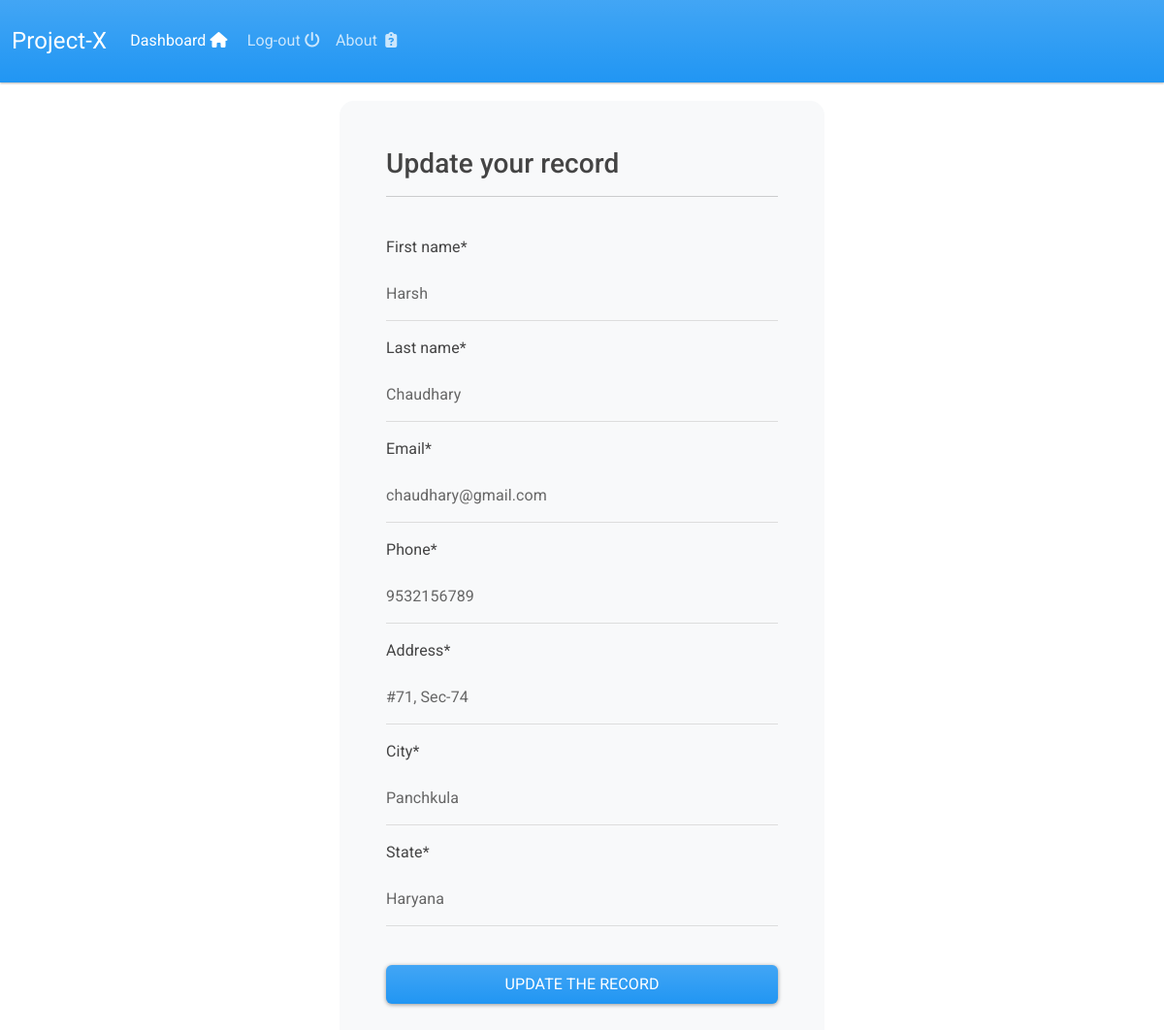
Page /update-record/2 (signed in) on the committed database.
### webapp/models.py (models this page shows, shortened)
class Record(models.Model):
    creation_date = models.DateTimeField(auto_now_add = True)
    first_name = models.CharField(max_length =50)
    last_name = models.CharField(max_length =50)
    email = models.EmailField(max_length =100)
    phone = models.CharField(max_length = 12)
    address = models.CharField(max_length=400)
    city = models.CharField(max_length=50)
    state = models.CharField(max_length = 50)

### webapp/views.py (the view)
# urls.py: path("update-record/<int:pk>", update_record, name="update-record"),
@login_required
def update_record(request, pk):
    record = Record.objects.filter(id=pk).first()
    if not record:
        return render(request,'webapp/404.html',context={'message':'Sorry! record not found'})
    form = UpdateRecordForm(instance=record)
    if request.method == "POST":
        form = UpdateRecordForm(instance=record, data=request.POST)
        if form.is_valid():
            form.save()
            return redirect("login")
    return render(request, "webapp/update-record.html", context={"form": form})

### webapp/forms.py
class UpdateRecordForm(forms.ModelForm):
    class Meta:
        model = Record
        fields = ['first_name','last_name','email','phone','address','city','state']

### webapp/templates/webapp/update-record.html (shortened to what this page needs)
{% extends 'webapp/base.html' %}
{% load crispy_forms_tags %}
{% block content %}
<body>
    <div class="container bg-light shadow-md p-5 form-layout">
        <h3>Update your record</h3>
        <hr>
        <br>
        <form method="POST" autocomplete="on" class="">
            {{form | crispy}}
            <br>
            <div class = "col text-center">
                <button type="submit" class="btn btn-primary w-100 btn-block p-2">Update the record</button>
            </div>
        </form>
        <br>
    </div>
</body>
{% endblock %}

### static/css/styles.css (style rules this page uses)
.form-layout { border-radius: 15px; width:500px; length: 80%; }

### rows in the picture
Record: first_name "Harsh", last_name "Chaudhary", email "chaudhary@gmail.com", phone "9532156789", address "#71, Sec-74", city "Panchkula", state "Haryana"
